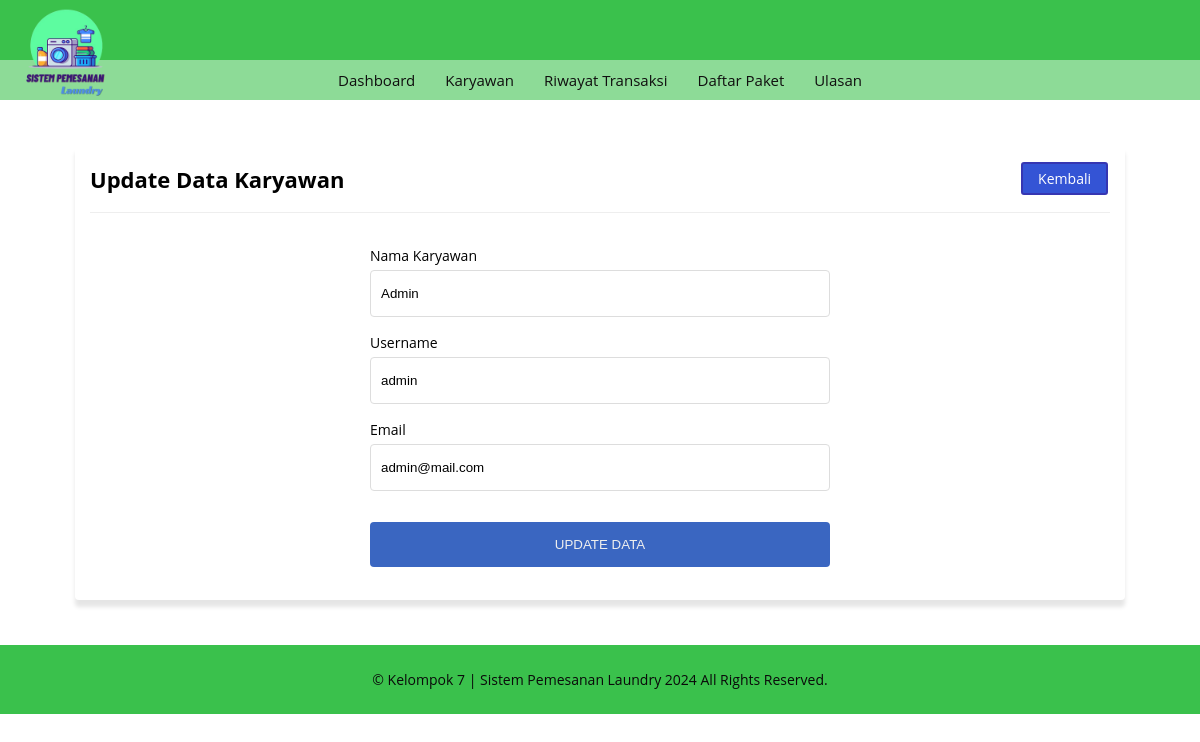
The app's page /karyawan/edit.php?id_user=4 with its own data.
### tables this page shows
CREATE TABLE `master` (
  `id_user` int(11) NOT NULL,
  `nama` varchar(100) NOT NULL,
  `email` varchar(100) NOT NULL,
  `username` varchar(20) NOT NULL,
  `password` varchar(255) NOT NULL,
  `level` varchar(20) DEFAULT NULL
);

### _functions.php (called while the page is built, shortened)
<?php
$host	= 'localhost';
$user = 'root';
$pass	= '';
$db	= 'laundry_app';
$koneksi = mysqli_connect($host,$user,$pass,$db);
function query($query){
	global $koneksi;
	$result = mysqli_query($koneksi, $query);
	$rows = [];
	while ($row = mysqli_fetch_assoc($result)) {
		$rows[] = $row;
	}
	return $rows;
}

### karyawan/edit.php (the view, shortened to what this page needs)
<?php
	require_once('../_header.php');
	$id_user = $_GET['id_user'];
	$update = query("SELECT * FROM master WHERE id_user='$id_user'")[0];
?>
<div id="tambah_karyawan" class="main-content">
	<div class="container">
		<div class="baris">
			<div class="col mt-2">
				<div class="card">
					<div class="card-title card-flex">
						<div class="card-col">
							<h2>Update Data Karyawan</h2>
						</div>
						<div class="card-col txt-right">
							<a href="karyawan.php" class="btn-xs bg-primary">Kembali</a>
						</div>
					</div>
					<div class="card-body">
						<form action="" method="post" class="form-input">
							<div class="form-grup">
								<label for="nama">Nama Karyawan</label>
								<input type="text" name="nama" placeholder="Nama lengkap" autocomplete="off" id="nama" value="<?= $update['nama'] ?>">
							</div>
							<div class="form-grup">
								<label for="username">Username</label>
								<input type="text" name="username" placeholder="Username" autocomplete="off" id="username" value="<?= $update['username'] ?>">
							</div>
							<div class="form-grup">
								<label for="email">Email</label>
								<input type="text" name="email" placeholder="Email" autocomplete="off" id="email" value="<?= $update['email'] ?>">
							</div>
							<div class="form-grup ">
								<button type="submit" class="mt-1" name="update">Update Data</button>
							</div>
						</form>
					</div>
				</div>
			</div>
		</div>
	</div>
</div>
<?php require_once('../_footer.php') ?>

### _assets/css/style.css (style rules this page uses)
* { margin: 0; padding: 0; box-sizing: border-box; }
html,body { width: 100%; max-width: 100%; position: relative; font-family: 'Open sans', sans-serif; display: flex; flex-direction: column; background-image: url(../img/bg.jpg); overflow-x: hidden; }
.txt-right { text-align: right; }
.mt-1 { margin-top: 15px }
.mt-2 { margin-top: 30px }
h2 { font-size: 22px; }
.main-content { display: flex; flex-direction: column; }
.container { display: flex; flex-direction: column; width: 1080px; max-width: 100%; margin: auto; padding: 0 15px; min-height: 20px; }
.baris { position: relative; margin: 0 -15px; display: flex; flex-direction: row; flex-wrap: wrap; }
.bg-primary { border: 2px solid #3636b2; color: #ffffff; background-color: #3454d5; }
.col { flex: 1; }
.card { background-color: #fff; margin: 15px; padding: 15px; border-radius: 4px; box-shadow: 0 7px 4px rgba(0,0,0,0.10); }
.card-body { position: relative; }
.card-title { padding-bottom: 15px; margin-bottom: 15px; border-bottom: 1px solid #eeeeee; }
.card-flex { display: flex; flex-direction: row; align-items: center; justify-content: space-between; }
.card-col { flex: 1; }
.form-input { width: 480px; margin: auto; display: flex; flex-direction: column; padding: 10px; }
.form-grup { display: flex; flex-direction: column; position: relative; margin: 8px 0; }
.form-grup label { font-size: 14px; margin-bottom: 5px; }
.form-grup input { width: 100%; padding: 15px 10px; border-radius: 4px; border: 1.5px solid #dddddd; outline: none; }
.form-grup button { background-color: #3a66c1; border: 0; color: #eeeeee; padding: 15px; border-radius: 4px; text-transform: uppercase; cursor: pointer; }
.btn-xs { font-size: 14px; display: inline-block; text-decoration: none; padding: 5px 15px; margin: 2px; border-radius: 3px; cursor: pointer; }

### records on screen
master: nama "Admin", username "admin", email "admin@mail.com"
